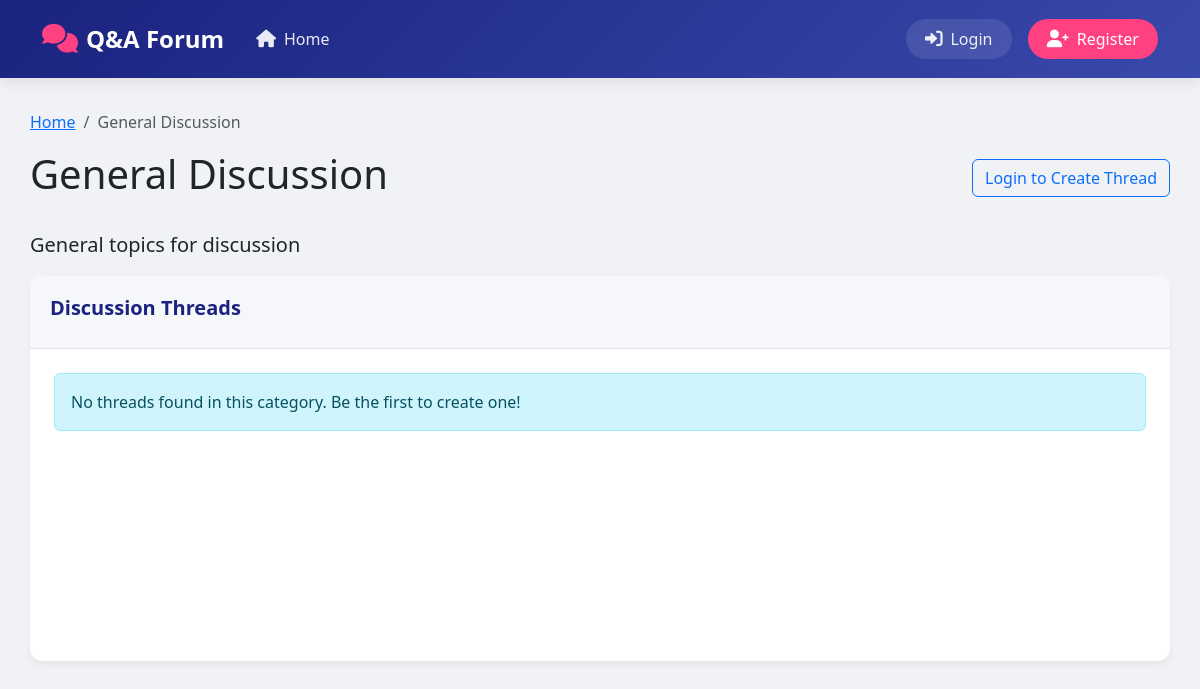
/category.php?id=2, run on the app's committed database.
### tables this page shows
CREATE TABLE IF NOT EXISTS categories (
    category_id INT AUTO_INCREMENT PRIMARY KEY,
    name VARCHAR(100) NOT NULL,
    description TEXT,
    created_at TIMESTAMP DEFAULT CURRENT_TIMESTAMP
);

### includes/functions.php (called while the page is built, shortened)
<?php
function isLoggedIn() {
    return false;
}
function escapeOutput($text) {
    return htmlspecialchars($text, ENT_QUOTES, 'UTF-8');
}
?>

### category.php (the view, shortened to what this page needs)
<?php
include "includes/header.php";
$category_id = $_GET["id"];
$sql = "SELECT * FROM categories WHERE category_id = ?";
if ($stmt = mysqli_prepare($conn, $sql)) {
    mysqli_stmt_bind_param($stmt, "i", $category_id);
    if (mysqli_stmt_execute($stmt)) {
        $result = mysqli_stmt_get_result($stmt);
        if (mysqli_num_rows($result) == 1) {
            $category = mysqli_fetch_assoc($result);
        } else {
            header("location: index.php");
            exit;
        }
    } else {
        echo "Oops! Something went wrong. Please try again later.";
    }
}
?>
<div class="row">
    <div class="col-md-12">
        <nav aria-label="breadcrumb">
            <ol class="breadcrumb">
                <li class="breadcrumb-item"><a href="index.php">Home</a></li>
                <li class="breadcrumb-item active"><?php echo escapeOutput($category['name']); ?></li>
            </ol>
        </nav>
        <div class="d-flex justify-content-between align-items-center mb-4">
            <h1><?php echo escapeOutput($category['name']); ?></h1>
            <?php if (isLoggedIn()): ?>
                <a href="create_thread.php?category_id=<?php echo $category_id; ?>" class="btn btn-success">Create New Thread</a>
            <?php else: ?>
                <a href="login.php" class="btn btn-outline-primary">Login to Create Thread</a>
            <?php endif; ?>
        </div>
        <p class="lead"><?php echo escapeOutput($category['description']); ?></p>
        <div class="card mb-4">
            <div class="card-header">
                <h2 class="card-title h5">Discussion Threads</h2>
            </div>
            <div class="card-body">
                <?php
                $sql = "SELECT t.*, u.username, COUNT(r.reply_id) as reply_count
                       FROM threads t
                       JOIN users u ON t.user_id = u.user_id
                       LEFT JOIN replies r ON t.thread_id = r.thread_id
                       WHERE t.category_id = ?
                       GROUP BY t.thread_id
                       ORDER BY t.created_at DESC";
                if ($stmt = mysqli_prepare($conn, $sql)) {
                    mysqli_stmt_bind_param($stmt, "i", $category_id);
                    if (mysqli_stmt_execute($stmt)) {
                        $result = mysqli_stmt_get_result($stmt);
                        if (mysqli_num_rows($result) > 0) {
                            echo '<div class="list-group">';
                            while ($row = mysqli_fetch_assoc($result)) {
                                echo '<a href="thread.php?id=' . $row['thread_id'] . '" class="list-group-item list-group-item-action thread-item" style="padding:10px">';
                                echo '<div class="d-flex w-100 justify-content-between">';
                                echo '<h5 class="mb-1">' . escapeOutput($row['subject']) . '</h5>';
                                echo '<small>' . formatDate($row['created_at']) . '</small>';
                                echo '</div>';
                                echo '<p class="mb-1">' . mb_substr(escapeOutput($row['content']), 0, 150) . (strlen($row['content']) > 150 ? '...' : '') . '</p>';
                                echo '<div class="thread-meta">';
                                echo '<small>By: ' . escapeOutput($row['username']) . ' | Replies: ' . $row['reply_count'] . '</small>';
                                echo '</div>';
                                echo '</a>';
                            }
                            echo '</div>';
                        } else {
                            echo '<div class="alert alert-info">No threads found in this category. Be the first to create one!</div>';
                        }
                    } else {
                        echo "Oops! Something went wrong. Please try again later.";
                    }
                }
                ?>
            </div>
        </div>
    </div>
</div>
<?php
include "includes/footer.php";
?>

### css/style.css (style rules this page uses)
body { background-color: #f0f2f5; font-family: 'Segoe UI', Tahoma, Geneva, Verdana, sans-serif; }
.card { margin-bottom: 20px; box-shadow: 0 4px 6px rgba(0, 0, 0, 0.05); border: none; border-radius: 12px; transition: transform 0.3s ease, box-shadow 0.3s ease; height: 100%; }
.card-header { background: linear-gradient(135deg, #1a237e, #3949ab); color: white; border-bottom: none; border-radius: 12px 12px 0 0 !important; padding: 1.25rem; }
.card-body { padding: 1.5rem; }
.card-header, .thread-card .card-header, .reply-card .card-header { background: #f5f7fa; color: #1a237e; border-radius: 12px 12px 0 0 !important; font-weight: 600; border-bottom: 1px solid #e0e3ea; }
.card-title, .thread-card .card-title, .reply-card .card-title { color: #1a237e; font-weight: 600; margin-bottom: 0.5rem; }

### data on the page
categories: name "General Discussion", description "General topics for discussion"
